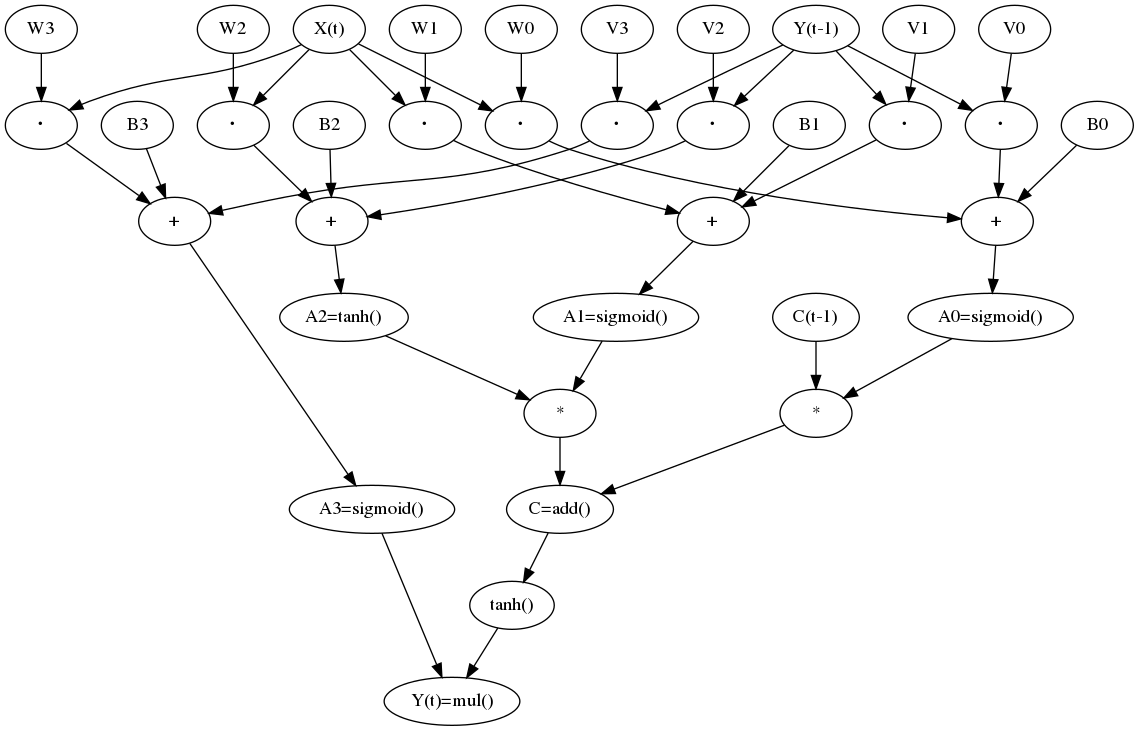

This figure's Python source:
import pydot

graph = pydot.Dot(graph_type="digraph")
id = 0
def n(label):
  """Defines a new node."""
  global id
  node = pydot.Node(name=id, obj_dict=None, label=label)
  id += 1
  graph.add_node(node)
  return node
def e(src, dst):
  """Defines a new edge."""
  edge = pydot.Edge(src, dst)
  graph.add_edge(edge)
def ns(labels):
  """Defines new nodes."""
  nodes = []
  for label in labels:
    node = n(label)
    nodes.append(node)
  return nodes
def es(srcs, dsts):
  """Defines new edges."""
  for src in srcs:
    for dst in dsts:
      e(src, dst)

X, Y_ = ("X(t) Y(t-1)".split())

A0, W0, XW0, V0, Y_V0, B0, add0 = ns("A0=sigmoid() W0 ・ V0 ・ B0 +".split())
es([X, W0], [XW0])
es([Y_, V0], [Y_V0])
es([XW0, Y_V0, B0], [add0])
e(add0, A0)

A1, W1, XW1, V1, Y_V1, B1, add1 = ns("A1=sigmoid() W1 ・ V1 ・ B1 +".split())
es([X, W1], [XW1])
es([Y_, V1], [Y_V1])
es([XW1, Y_V1, B1], [add1])
e(add1, A1)

A2, W2, XW2, V2, Y_V2, B2, add2 = ns("A2=tanh() W2 ・ V2 ・ B2 +".split())
es([X, W2], [XW2])
es([Y_, V2], [Y_V2])
es([XW2, Y_V2, B2], [add2])
e(add2, A2)

A3, W3, XW3, V3, Y_V3, B3, add3 = ns("A3=sigmoid() W3 ・ V3 ・ B3 +".split())
es([X, W3], [XW3])
es([Y_, V3], [Y_V3])
es([XW3, Y_V3, B3], [add3])
e(add3, A3)

C_, C_A0, A1A2, C = ns("C(t-1) * * C=add()".split())
es([A0, C_], [C_A0])
es([A1, A2], [A1A2])
es([C_A0, A1A2], [C])

tanh, Y = ns("tanh() Y(t)=mul()".split())
es([C], [tanh])
es([A3, tanh], [Y])




graph.write_png("png.png")
